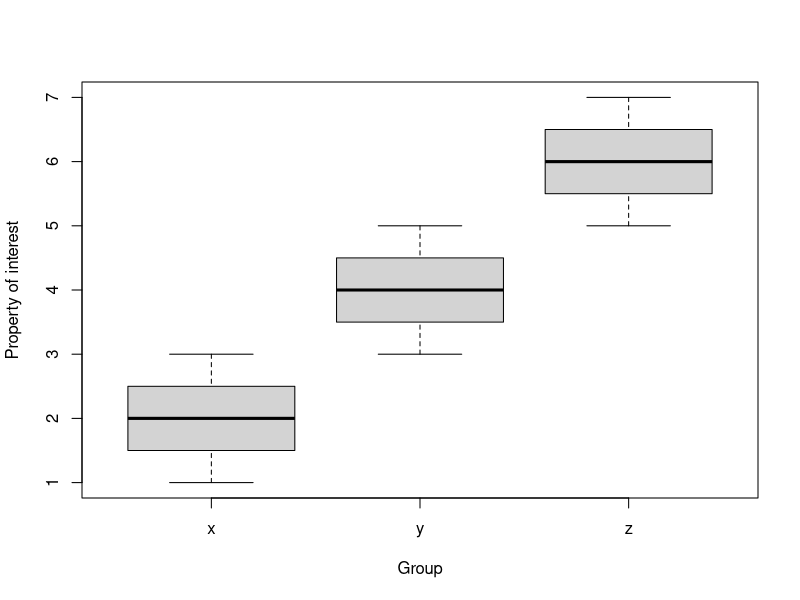
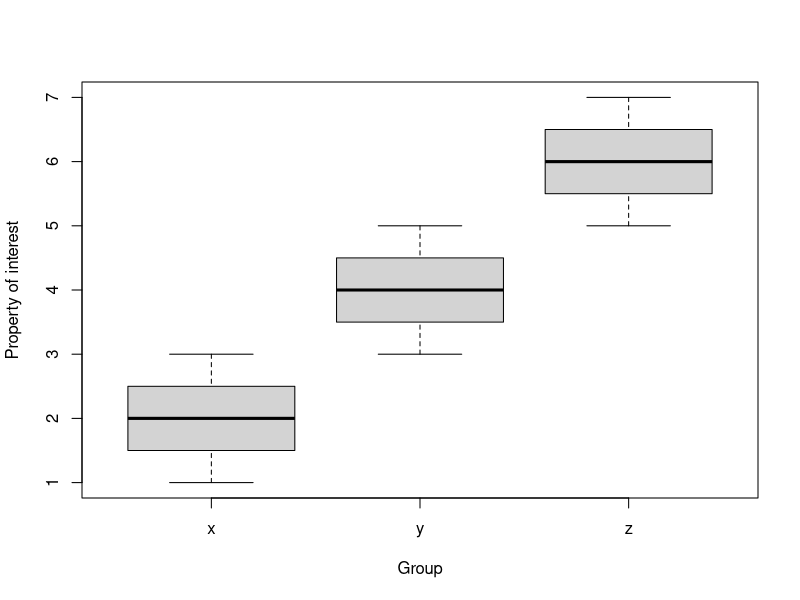

Write the R code that produced these figures, in order.
#Define groups
group_x <- c(3,2,1)
group_y <- c(5,3,4)
group_z <- c(5,6,7)

#### The following block is data formatting (will not be part of the exam) ####

# Construct a data frame in a format that can run an ANOVA
results <- cbind.data.frame(group_x,group_y,group_z)
groups <- factor(rep(1:3, c(3,3,3)))

y <- c(group_x,group_y,group_z)

#### End of data formatting block ####

# two ways to arrive at the same graph: boxplot
boxplot(group_x,group_y,group_z, names = c("x", "y", "z"), xlab = "Group", ylab = "Property of interest")
plot(groups,y,names = c("x", "y", "z"),xlab = "Group", ylab = "Property of interest")


#ANOVA version 1
modelA <- lm(y ~ groups)
anova(modelA)
summary(modelA)

#ANOVA version 2 / recommended for most purposes
modelB <- aov(y ~ groups)
summary(modelB)
